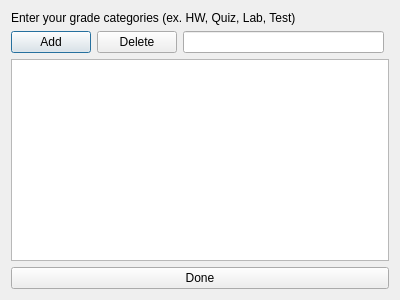
<?xml version="1.0" encoding="UTF-8"?>
<ui version="4.0">
 <class>chooseGradesWindow</class>
 <widget class="QDialog" name="chooseGradesWindow">
  <property name="geometry">
   <rect>
    <x>0</x>
    <y>0</y>
    <width>400</width>
    <height>300</height>
   </rect>
  </property>
  <property name="windowTitle">
   <string>Dialog</string>
  </property>
  <layout class="QVBoxLayout" name="verticalLayout">
   <item>
    <widget class="QLabel" name="label">
     <property name="text">
      <string>Enter your grade categories (ex. HW, Quiz, Lab, Test)</string>
     </property>
    </widget>
   </item>
   <item>
    <layout class="QHBoxLayout" name="horizontalLayout">
     <property name="rightMargin">
      <number>5</number>
     </property>
     <item>
      <widget class="QPushButton" name="addButton">
       <property name="text">
        <string>Add</string>
       </property>
      </widget>
     </item>
     <item>
      <widget class="QPushButton" name="deleteButton">
       <property name="text">
        <string>Delete</string>
       </property>
      </widget>
     </item>
     <item>
      <widget class="QLineEdit" name="inputText"/>
     </item>
    </layout>
   </item>
   <item>
    <widget class="QListView" name="gradesList"/>
   </item>
   <item>
    <widget class="QPushButton" name="doneButton">
     <property name="text">
      <string>Done</string>
     </property>
    </widget>
   </item>
  </layout>
 </widget>
 <resources/>
 <connections/>
</ui>
